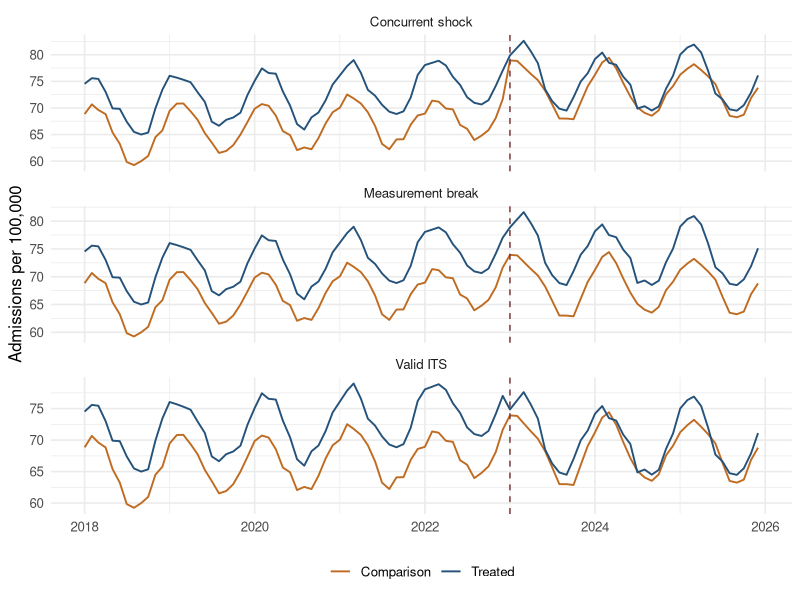
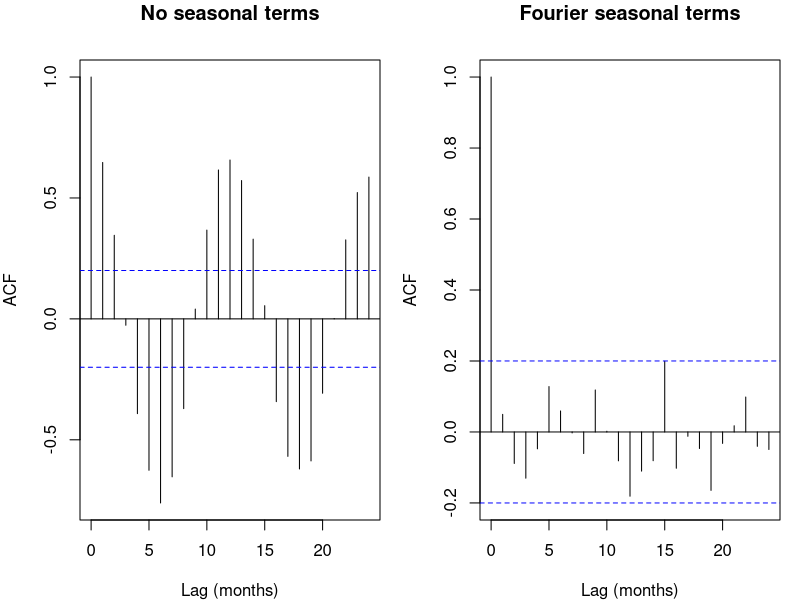

Write the R code that produced these figures, in order.
## ---- chunk 1
required_packages <- c("ggplot2", "nlme")

missing_packages <- required_packages[!vapply(
  required_packages,
  requireNamespace,
  logical(1),
  quietly = TRUE
)]

if (length(missing_packages) > 0) {
  install.packages(missing_packages, repos = "https://cloud.r-project.org")
}

invisible(lapply(required_packages, library, character.only = TRUE))

n_months <- 96L
interruption_time <- 61L

time_data <- data.frame(
  time = seq_len(n_months),
  date = seq(as.Date("2018-01-01"), by = "month", length.out = n_months)
)

time_data$intervention <- as.integer(time_data$time >= interruption_time)
time_data$time_after <- pmax(0L, time_data$time - interruption_time)
time_data$season_sin <- sin(2 * pi * time_data$time / 12)
time_data$season_cos <- cos(2 * pi * time_data$time / 12)

simulate_ar1 <- function(seed, rho = 0.55, sd = 0.8) {
  set.seed(seed)
  as.numeric(arima.sim(model = list(ar = rho), n = n_months, sd = sd))
}

treated_noise <- simulate_ar1(20260801)
comparison_noise <- simulate_ar1(20260802)

seasonal_component <-
  5 * time_data$season_sin + 1.5 * time_data$season_cos

policy_effect <-
  -4 * time_data$intervention - 0.10 * time_data$time_after

shared_shock <- 5 * time_data$intervention
measurement_break <- 4 * time_data$intervention

comparison_valid <-
  65 + 0.05 * time_data$time + seasonal_component + comparison_noise

treated_valid <-
  70 + 0.08 * time_data$time + seasonal_component +
  policy_effect + treated_noise

make_scenario <- function(name, treated_outcome, comparison_outcome) {
  treated <- transform(
    time_data,
    scenario = name,
    series = "Treated",
    outcome = treated_outcome
  )

  comparison <- transform(
    time_data,
    scenario = name,
    series = "Comparison",
    outcome = comparison_outcome
  )

  output <- rbind(comparison, treated)
  output$series <- relevel(factor(output$series), ref = "Comparison")
  output[order(output$series, output$time), ]
}

valid_data <- make_scenario(
  "Valid ITS",
  treated_valid,
  comparison_valid
)

concurrent_data <- make_scenario(
  "Concurrent shock",
  treated_valid + shared_shock,
  comparison_valid + shared_shock
)

measurement_data <- make_scenario(
  "Measurement break",
  treated_valid + measurement_break,
  comparison_valid
)

diagnostic_data <- rbind(valid_data, concurrent_data, measurement_data)

stopifnot(
  nrow(diagnostic_data) == 3L * 2L * n_months,
  all(diagnostic_data$time_after[diagnostic_data$time == interruption_time] == 0L),
  all(is.finite(diagnostic_data$outcome))
)
## ---- chunk 2
ggplot(diagnostic_data, aes(x = date, y = outcome, colour = series)) +
  geom_line(linewidth = 0.65) +
  geom_vline(
    xintercept = time_data$date[interruption_time],
    linetype = "dashed",
    colour = "#7a3535"
  ) +
  facet_wrap(~ scenario, ncol = 1, scales = "free_y") +
  scale_colour_manual(
    values = c("Comparison" = "#bf6b21", "Treated" = "#24527a")
  ) +
  labs(
    x = NULL,
    y = "Admissions per 100,000",
    colour = NULL
  ) +
  theme_minimal(base_size = 12) +
  theme(legend.position = "bottom")
## ---- chunk 3
fit_uncontrolled <- function(data) {
  treated <- subset(data, series == "Treated")

  gls(
    outcome ~ time + intervention + time_after + season_sin + season_cos,
    data = treated,
    correlation = corAR1(form = ~ time),
    method = "ML"
  )
}

fit_controlled <- function(data) {
  data <- data[order(data$series, data$time), ]

  gls(
    outcome ~
      series * (time + intervention + time_after) +
      season_sin + season_cos,
    data = data,
    correlation = corAR1(form = ~ time | series),
    method = "ML"
  )
}

scenario_data <- list(
  "Valid ITS" = valid_data,
  "Concurrent shock" = concurrent_data,
  "Measurement break" = measurement_data
)

uncontrolled_fits <- lapply(scenario_data, fit_uncontrolled)
controlled_fits <- lapply(scenario_data, fit_controlled)

extract_results <- function(name) {
  uncontrolled <- uncontrolled_fits[[name]]
  controlled <- controlled_fits[[name]]

  data.frame(
    Scenario = name,
    Model = c("Uncontrolled", "Controlled differential"),
    `Immediate effect` = c(
      coef(uncontrolled)[["intervention"]],
      coef(controlled)[["seriesTreated:intervention"]]
    ),
    `Monthly trend change` = c(
      coef(uncontrolled)[["time_after"]],
      coef(controlled)[["seriesTreated:time_after"]]
    ),
    check.names = FALSE
  )
}

scenario_results <- do.call(
  rbind,
  lapply(names(scenario_data), extract_results)
)

row.names(scenario_results) <- NULL
scenario_results

valid_controlled <- subset(
  scenario_results,
  Scenario == "Valid ITS" & Model == "Controlled differential"
)
concurrent_uncontrolled <- subset(
  scenario_results,
  Scenario == "Concurrent shock" & Model == "Uncontrolled"
)
concurrent_controlled <- subset(
  scenario_results,
  Scenario == "Concurrent shock" & Model == "Controlled differential"
)
measurement_controlled <- subset(
  scenario_results,
  Scenario == "Measurement break" & Model == "Controlled differential"
)

stopifnot(
  valid_controlled$`Immediate effect` < -2,
  concurrent_uncontrolled$`Immediate effect` > -1,
  concurrent_controlled$`Immediate effect` < -2,
  abs(measurement_controlled$`Immediate effect`) < 2,
  all(is.finite(as.matrix(scenario_results[c(
    "Immediate effect",
    "Monthly trend change"
  )])))
)
## ---- chunk 4
valid_treated <- subset(valid_data, series == "Treated")

seasonal_fit <- gls(
  outcome ~ time + intervention + time_after + season_sin + season_cos,
  data = valid_treated,
  correlation = corAR1(form = ~ time),
  method = "ML"
)

no_season_fit <- gls(
  outcome ~ time + intervention + time_after,
  data = valid_treated,
  correlation = corAR1(form = ~ time),
  method = "ML"
)

seasonal_residuals <- residuals(seasonal_fit, type = "normalized")
no_season_residuals <- residuals(no_season_fit, type = "normalized")

old_par <- par(mfrow = c(1, 2), mar = c(4, 4, 3, 1))

acf(
  no_season_residuals,
  lag.max = 24,
  main = "No seasonal terms",
  xlab = "Lag (months)"
)
acf(
  seasonal_residuals,
  lag.max = 24,
  main = "Fourier seasonal terms",
  xlab = "Lag (months)"
)

par(old_par)

lag_12_acf <- function(x) {
  as.numeric(acf(x, plot = FALSE, lag.max = 12)$acf[13])
}

seasonality_diagnostic <- data.frame(
  Specification = c("No seasonal terms", "Fourier seasonal terms"),
  `Residual ACF at lag 12` = c(
    lag_12_acf(no_season_residuals),
    lag_12_acf(seasonal_residuals)
  ),
  check.names = FALSE
)

seasonality_diagnostic

stopifnot(
  abs(seasonality_diagnostic$`Residual ACF at lag 12`[1]) >
    abs(seasonality_diagnostic$`Residual ACF at lag 12`[2])
)
## ---- chunk 5
ols_valid <- lm(
  outcome ~ time + intervention + time_after + season_sin + season_cos,
  data = valid_treated
)

gls_valid <- seasonal_fit

ols_summary <- coef(summary(ols_valid))[c("intervention", "time_after"), ]
gls_summary <- summary(gls_valid)$tTable[c("intervention", "time_after"), ]

uncertainty_comparison <- data.frame(
  Model = rep(c("OLS", "GLS with AR(1) errors"), each = 2),
  Term = rep(c("Immediate level change", "Monthly trend change"), times = 2),
  Estimate = c(ols_summary[, "Estimate"], gls_summary[, "Value"]),
  `Standard error` = c(ols_summary[, "Std. Error"], gls_summary[, "Std.Error"]),
  check.names = FALSE
)

uncertainty_comparison

stopifnot(
  all(is.finite(uncertainty_comparison$Estimate)),
  all(is.finite(uncertainty_comparison$`Standard error`)),
  all(uncertainty_comparison$`Standard error` > 0)
)
## ---- chunk 6
transition_excluded <- subset(
  valid_treated,
  !(time %in% interruption_time:(interruption_time + 2L))
)

transition_fit <- gls(
  outcome ~ time + intervention + time_after + season_sin + season_cos,
  data = transition_excluded,
  correlation = corAR1(form = ~ time),
  method = "ML"
)

sensitivity_models <- list(
  "OLS + seasonality" = ols_valid,
  "AR(1) GLS + seasonality" = gls_valid,
  "AR(1) GLS without seasonality" = no_season_fit,
  "AR(1) GLS excluding transition" = transition_fit
)

extract_sensitivity <- function(model_name, model) {
  estimates <- coef(model)
  model_vcov <- vcov(model)
  weights_12 <- c(intervention = 1, time_after = 12)
  relevant_vcov <- model_vcov[names(weights_12), names(weights_12), drop = FALSE]

  effect_12 <- sum(weights_12 * estimates[names(weights_12)])
  effect_12_se <- sqrt(
    as.numeric(t(weights_12) %*% relevant_vcov %*% weights_12)
  )

  data.frame(
    Specification = model_name,
    `Immediate effect` = estimates[["intervention"]],
    `Monthly trend change` = estimates[["time_after"]],
    `12-month effect` = effect_12,
    `12-month standard error` = effect_12_se,
    check.names = FALSE
  )
}

sensitivity_results <- do.call(
  rbind,
  Map(extract_sensitivity, names(sensitivity_models), sensitivity_models)
)

row.names(sensitivity_results) <- NULL
sensitivity_results

stopifnot(
  all(is.finite(as.matrix(sensitivity_results[-1]))),
  all(sensitivity_results$`12-month standard error` > 0)
)
